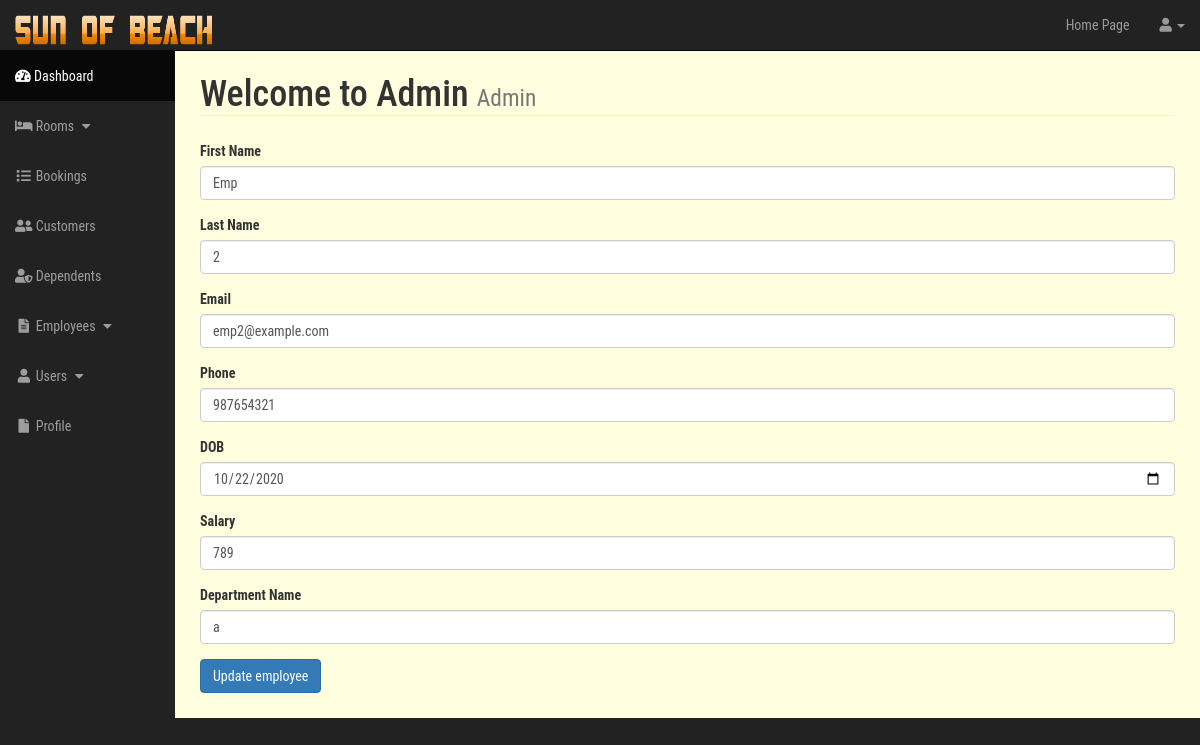
Page /admin/employees.php?source=edit_employee&p_id=6&cat=Manager on the earlier database version.
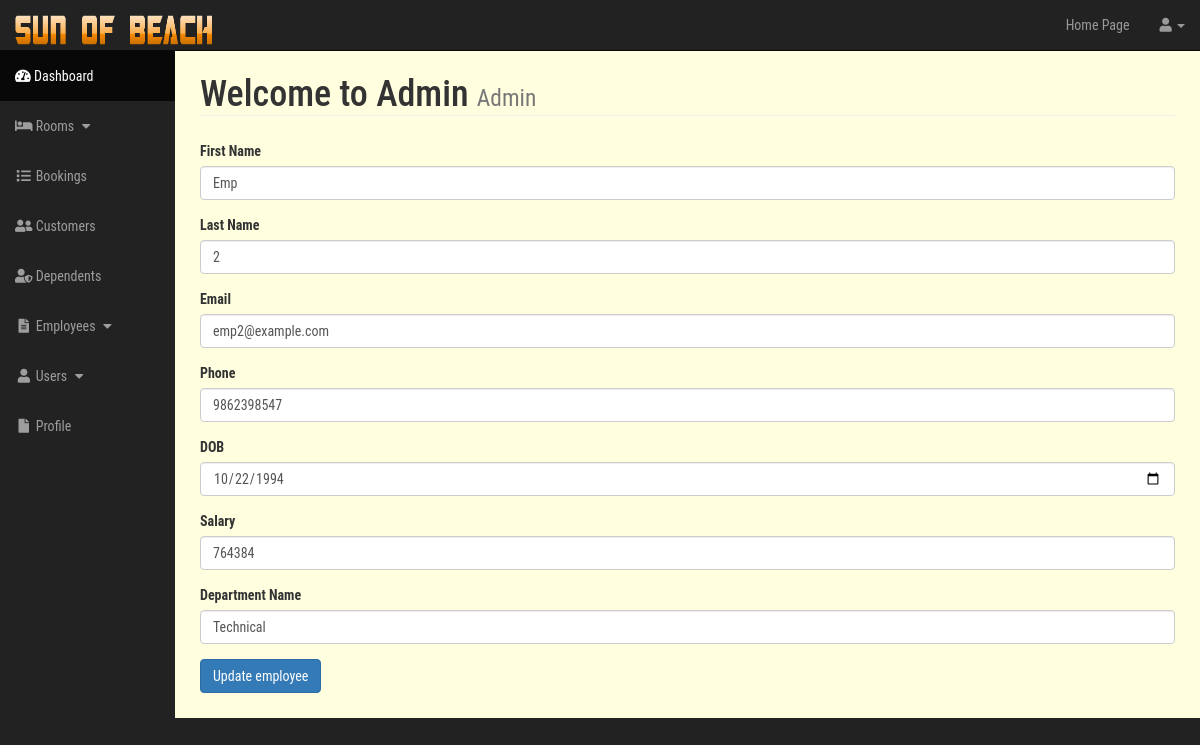
Same page on the later database version.
### tables this page shows
CREATE TABLE `employee` (
  `emp_id` int(11) NOT NULL,
  `l_name` varchar(20) DEFAULT NULL,
  `f_name` varchar(20) DEFAULT NULL,
  `emp_email` varchar(32) DEFAULT NULL,
  `emp_phone` varchar(20) DEFAULT NULL,
  `emp_dob` date DEFAULT NULL,
  `branch_id` int(11) DEFAULT NULL
);

CREATE TABLE `manager` (
  `dept_name` varchar(10) NOT NULL,
  `salary` int(11) NOT NULL,
  `emp_id` int(11) NOT NULL
);

### admin/include/edit_employee.php (the view, shortened to what this page needs)
<?php
if(isset($_GET['p_id'])){
	$the_emp_id=$_GET['p_id'];
}
if(isset($_GET['cat'])){
	$category=$_GET['cat'];
}
$query="SELECT * FROM employee WHERE emp_id={$the_emp_id}";
$select_emps_by_id=mysqli_query($con,$query);
while($row=mysqli_fetch_assoc($select_emps_by_id)){
	$f_name=$row['f_name'];
	$l_name=$row['l_name'];
	$emp_email=$row['emp_email'];
	$emp_phone=$row['emp_phone'];
	$dob=$row['emp_dob'];
}
if($category=="Manager"){
	$query="SELECT * FROM manager WHERE emp_id={$the_emp_id}";
	$select_emps_by_id=mysqli_query($con,$query);
	while($row=mysqli_fetch_assoc($select_emps_by_id)){
		$salary=$row['salary'];
		$dept_name=$row['dept_name'];
	}
}
?>
<form action="" method="post" enctype="multipart/form-data">
	<div class="form-group">
		<label for="f_name">First Name</label>
		<input type="text" value="<?php echo $f_name; ?>" class="form-control" name="f_name">
	</div>
	<div class="form-group">
		<label for="l_name">Last Name</label>
		<input type="text" class="form-control" value="<?php echo $l_name; ?>" name="l_name">
	</div>
	<div class="form-group">
		<label for="emp_email">Email</label>
		<input type="email" class="form-control" value="<?php echo $emp_email; ?>" name="emp_email">
	</div>
	<div class="form-group">
		<label for="emp_phone">Phone</label>
		<input type="text" class="form-control" value="<?php echo $emp_phone; ?>" name="emp_phone"  minlength="10" maxlength="10">
	</div>
	<div class="form-group">
		<label for="dob">DOB</label>
		<input type="date" class="form-control" value="<?php echo $dob; ?>" name="dob">
	</div>
	<?php if($category=="Manager"){ ?>
		<div class="form-group">
			<label for="salary">Salary</label>
			<input type="text" class="form-control" value="<?php echo $salary; ?>" name="salary">
		</div>
		<div class="form-group">
			<label for="dept_name">Department Name</label>
			<input type="text" class="form-control" value="<?php echo $dept_name; ?>" name="dept_name">
		</div>
	<?php } ?>
	<div class="form-group">
		<input type="submit" class="btn btn-primary" name="update_emp" value="Update employee">
	</div>
</form>

### admin/include/admin_navigation.php (shortened to what this page needs)
<nav class="navbar navbar-inverse navbar-fixed-top" role="navigation">
            <div class="navbar-header">
                <a class="navbar-brand" href="index.php"><img src="../images/title.png" style="height: 30px; width: 200px;"></a>
            </div>
            <ul class="nav navbar-right top-nav">
                <li><a href="../index.php">Home Page</a></li>
                <li class="dropdown">
                    <a href="#" class="dropdown-toggle" data-toggle="dropdown"><i class="fa fa-user"></i> <?php echo $_SESSION['user'] ?><b class="caret"></b></a>
                </li>
            </ul>
            <div class="collapse navbar-collapse navbar-ex1-collapse">
                <ul class="nav navbar-nav side-nav">
                    <li class="active">
                        <a href="index.php"><i class="fas fa-tachometer-alt"></i> Dashboard</a>
                    </li>
                    <li>
                        <a href="javascript:;" data-toggle="collapse" data-target="#rooms_dropdown"><i class="fa fa-fw fa-bed"></i> Rooms <i class="fa fa-fw fa-caret-down"></i></a>
                    </li>
                    <li>
                        <a href="booking.php"><i class="fa fa-fw fa-list"></i> Bookings</a>
                    </li>
                    <li>
                        <a href="customers.php"><i class="fa fa-fw fa-user-friends"></i> Customers</a>
                    </li>
                    <li>
                        <a href="dependents.php"><i class="fa fa-fw fa-user-shield"></i> Dependents</a>
                    </li>
                    <li>
                        <a href="javascript:;" data-toggle="collapse" data-target="#employees_dropdown"><i class="fa fa-fw fa-file-text"></i> Employees <i class="fa fa-fw fa-caret-down"></i></a>
                    </li>
                    <li>
                        <a href="javascript:;" data-toggle="collapse" data-target="#users"><i class="fa fa-fw fa-user"></i> Users <i class="fa fa-fw fa-caret-down"></i></a>
                    </li>
                    <li>
                        <a href="profile.php"><i class="fa fa-fw fa-file"></i> Profile</a>
                    </li>
                </ul>
            </div>
        </nav>

Differences in the rows shown:
changed employee "Emp": emp_phone "987654321" → "9862398547"; dob "10/22/2020" → "10/22/1994"
changed manager: salary "789" → "764384"; dept_name "a" → "Technical"
